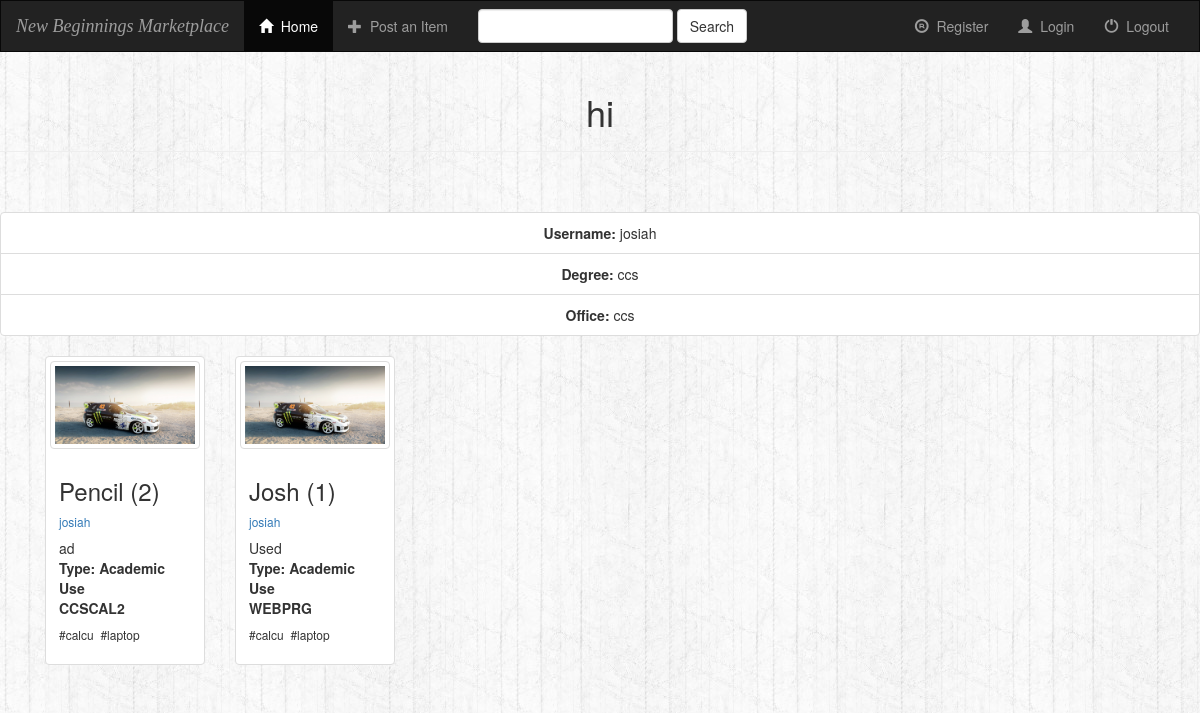
/home/8/, run on the app's committed database.
### home/models.py (models this page shows, shortened)
class User(models.Model):
    username = models.CharField(max_length=21)
    password = models.CharField(max_length=26)
    name = models.CharField(max_length=100)
    degree = models.CharField(max_length=100, blank=True, help_text='Leave blank if personnel/faculty')
    office = models.CharField(max_length=100, blank=True, help_text='Leave blank if student')
    def __str__(self):
        return self.username

class Item(models.Model):
    userName = models.ForeignKey(User, on_delete=models.CASCADE)
    name = models.CharField(primary_key=True, max_length=300)
    photo = models.FileField()
    quantity = models.PositiveIntegerField(default=1)
    condition = models.CharField(max_length=200)
    itemType = models.CharField(max_length=100, choices=item_Type, default='Academic Use')
    courseName = models.CharField(max_length=100, blank=True, help_text='Leave blank if Office Use')
    pub_date = models.DateTimeField('date published')

class Tags(models.Model):
    name = models.ForeignKey(Item, on_delete=models.CASCADE)
    tag = models.CharField(max_length=100)

### home/views.py (the view)
# urls.py: url(r'^(?P<username_id>[0-9]+)/$', views.profile, name='profile'),
def profile(request, username_id):
    user = get_object_or_404(User, pk=username_id)
    latest_item_list = Item.objects.order_by('-pub_date')
    latest_tag_list = Tags.objects.all()
    context = {'user': user,
               'latest_item_list': latest_item_list,
               'latest_tag_list': latest_tag_list,
               }
    return render(request, 'home/profile.html', context)

### home/templates/home/profile.html (shortened to what this page needs)
{% extends 'home/base_template.html' %}
{% block body %}
    <div class="page-header">
        <center><h1>{{ user.name }}</h1></center>
    </div>
    <br/><br/>
    <center>
    <ul class="list-group">
        <li class="list-group-item"><b>Username:</b> {{ user.username }}</li>
        <li class="list-group-item"><b>Degree:</b> {{ user.degree }}</li>
        <li class="list-group-item"><b> Office:</b> {{ user.office }}</li>
    </ul>
    </center>
    <div class="container">
        {% for item in latest_item_list %}
            {% if item.userName.id == user.id %}
                <div class="col-md-2">
                  <div class="thumbnail">
                    <a href="#"><img src="{{ item.photo.url }}" class="img-thumbnail" /></a>
                    <div class="caption">
                    <h3>{{ item.name }} ({{ item.quantity }})</h3>
                      <h6><a href="/home/{{ item.userName.id }}/">{{ item.userName }}</a></h6>
                    <p>{{ item.condition }}<br/>
                        <b>Type: {{ item.itemType }}</b>
                        <br/>
                        <b>{{ item.courseName }}</b></p>
                      <h6>
                      {% for tags in latest_tag_list %}
                          {% if tags.itemName.id == item.id %}
                            #{{ tags.tag }}&nbsp;
                          {% endif %}
                      {% endfor %}
                      </h6>
                    </div>
                  </div>
                </div>
            {% endif %}
        {% endfor %}
    </div>
{% endblock %}

### home/static/home/style.css (style rules this page uses)
body { background: url(/images/background.jpg); }

### data on the page
User: name "hi", username "josiah", degree "ccs", office "ccs"
Item: photo (picture), name "Pencil", quantity "2", userName "josiah", condition "ad", itemType "Academic Use", courseName "CCSCAL2"
Tags: tag "calcu"
Tags: tag "laptop"
Item: photo (picture), name "Josh", quantity "1", userName "josiah", condition "Used", itemType "Academic Use", courseName "WEBPRG"
